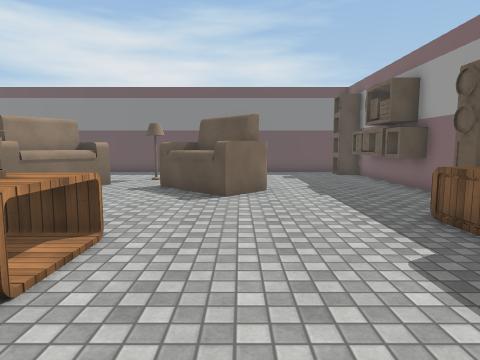
View 1 (above)

24 first-person views from a walk through a Unity game level. The camera is 1.4 m above the floor, tilts 6° down and sees 75° across. The floor is counted in squares, 1 m on a side. Each view is taken from the middle of a square. On the plan, view 1 faces up. The plan holds only what a view shows up to about 14 squares ahead; the rest is blank. The place goes on beyond the plan. The player character is not drawn. Some animated figures are not drawn. Some surface patterns are stand-ins.

View 2
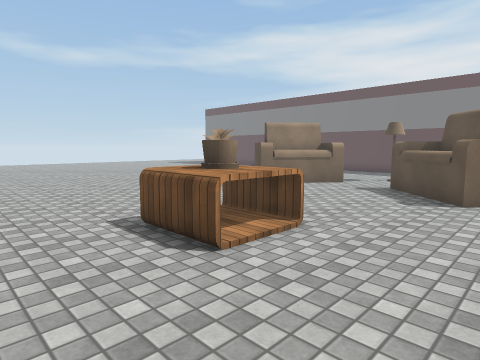

View 3
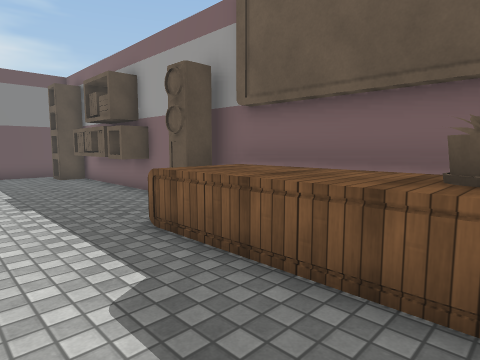

View 4
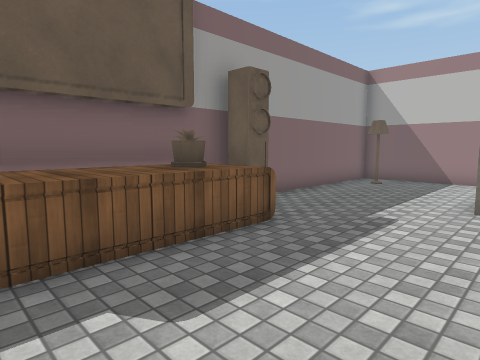

View 5
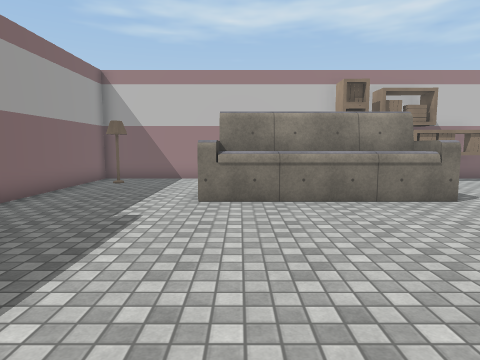

View 6
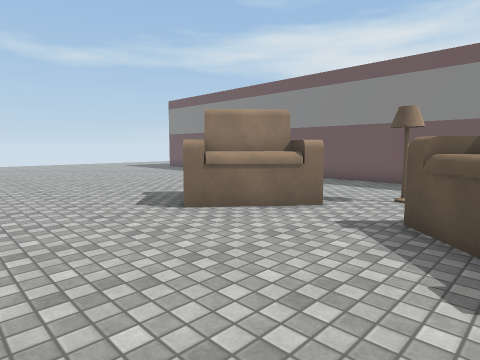

View 7
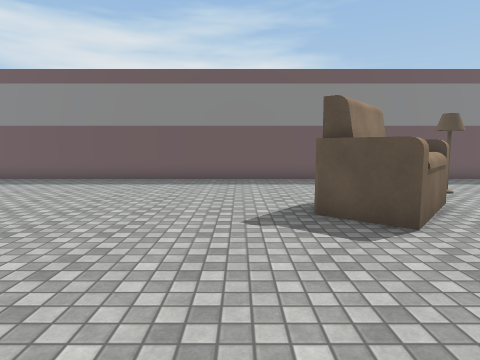

View 8
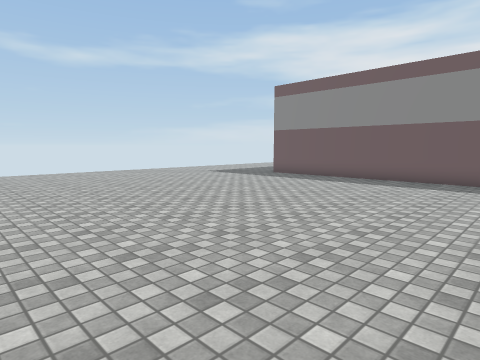

View 9
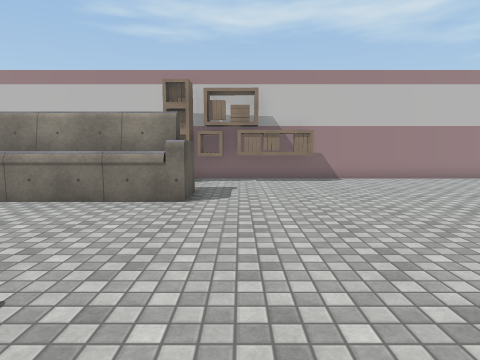

View 10
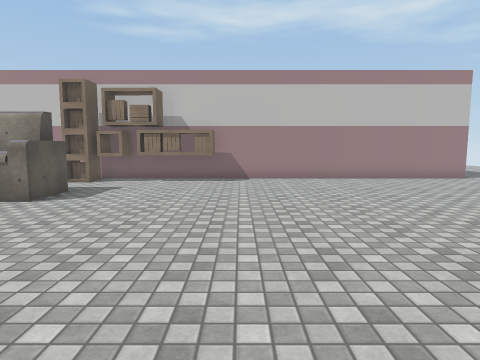

View 11
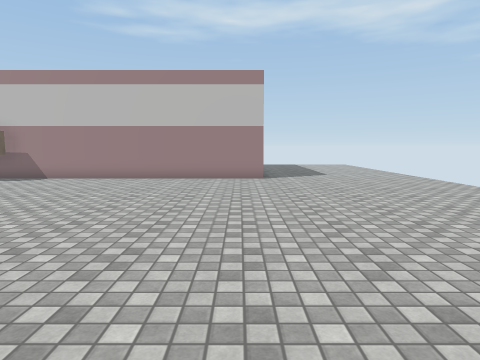

View 12
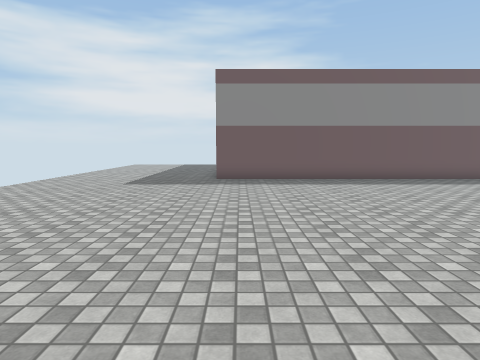

View 13
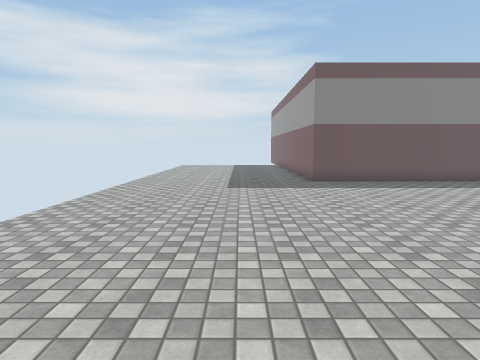

View 14
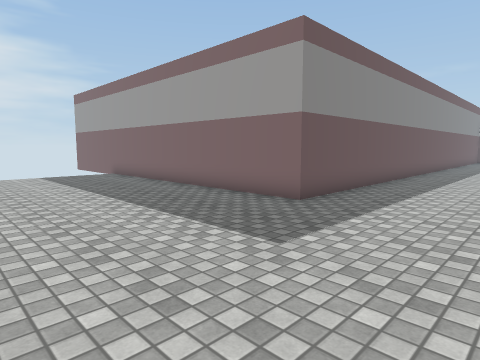

View 15
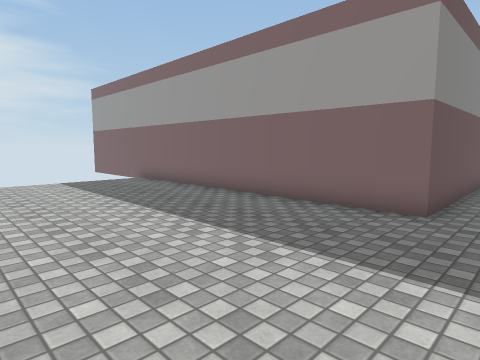

View 16
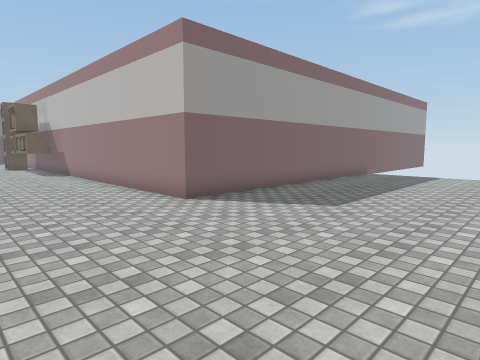

View 17
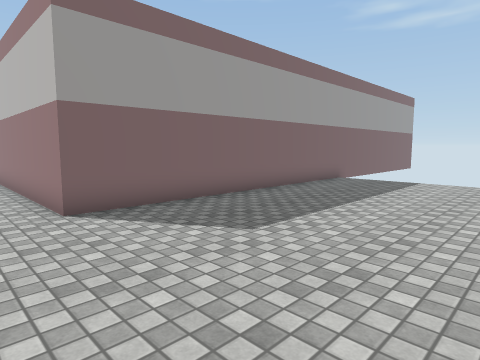

View 18
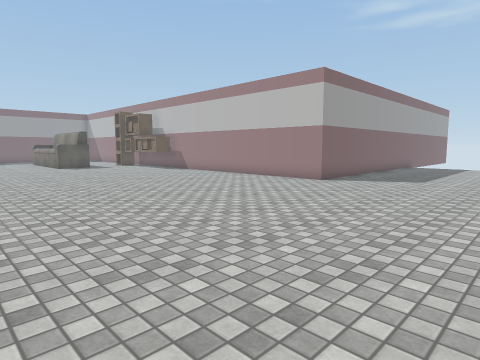

View 19
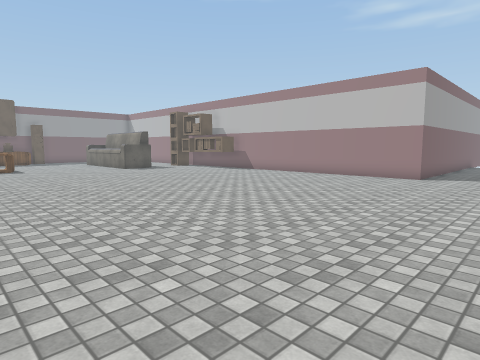

View 20
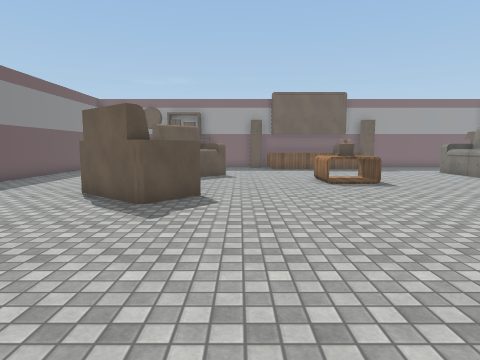

View 21
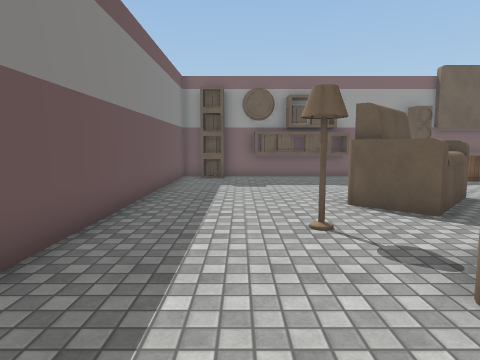

View 22
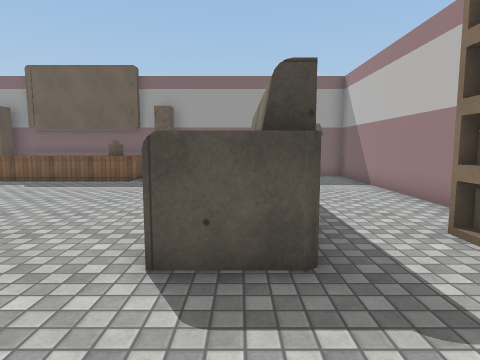

View 23
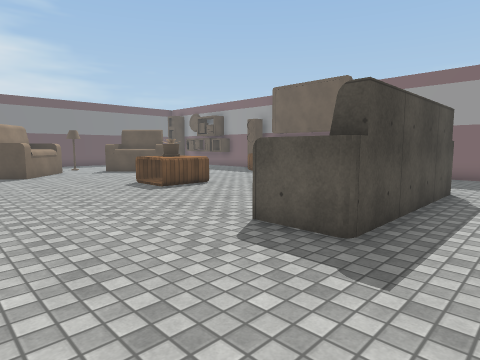

View 24
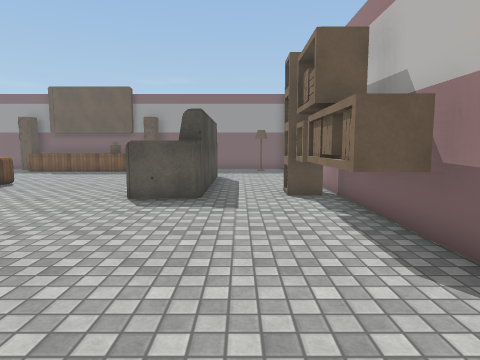

### Floor plan
Points are (right, up) in squares from view 1. A wall is a line through its corners. A room is listed if a view was taken in it or the views show most of it. See-through windows are left out.
Room 1 (views 1, 2, 3, 4, 5, 6, 7, 8, 9, 10, 11, 12, 13, 14, 15, 16, 17, 18, 19, 20, 21, 22, 23, 24)
walls: (-5.2, 11.3) (-6.2, 12.2) (-7.7, 10.3) (-8.3, 10.9); (-4.8, 11.8) (-7, 9.1) (-8.5, 10.4) (-6.5, 12.9); (-5.1, -2.9) (-5.1, -4.2) (0.6, -4.2) (0.6, -3.1); (-5, -4.9) (-5, -4.2); (-0.7, 9) (-0.4, 9.4); (-9.9, -8.5) (-9.9, -7.5) (-6.8, -7.6); (-1.5, 11.6) (-2.5, 10.7); (-6.3, -7.6) (-5.2, -7.6); (-5, -7.4) (-3.9, -7.4); (-4.8, -7.6) (-4.2, -7.6); (0.6, 10.5) (0.2, 10) (-1.5, 11.6) (-1, 12.2); (0.9, 10.1) (-0.4, 8.7) (-2.8, 11) (-1.5, 12.3); (-4.1, -8) (-4.1, -7.3); (0.9, -4.9) (-5.6, -4.9) (-5.6, -2.9) (1.1, -2.9); (5.6, 6.5) (5, 6.5) (5, 7.2); (5, -1) (5, -0.2) (5.6, -0.2); (5.1, 11.2) (5.1, 14.4); (6, 8.8) (6, 15.7) (5, 15.7) (5, 16.7); (6, 10.1) (5.1, 10.1) (5.1, 11.1); (6, -0.6) (6, 7); (5, 17.7) (-21, 17.7) (-21, 29); (-21, -20) (-21, -8.9) (6, -8.9) (6, -2.1)
objects: other object (-4, 3); other object (-4, 3) to (-3, 4); other object (-4, 3) to (-2, 5); lamp (-4, 14); other object (4, 0) to (5, 6); lamp (5, -7); other object (5, 1) to (5, 2)

Where each view was taken, in squares from view 1:
view 1: 0 up, 0 right, facing up
view 2: 0 up, 1 right, facing up-left
view 3: 1 up, 1 right, facing up-right
view 4: 5 up, 0 right, facing down-right
view 5: 5 up, 0 right, facing down
view 6: 5 up, 1 left, facing up-left
view 7: 4 up, 10 left, facing up
view 8: 4 up, 10 left, facing up-left
view 9: 5 up, 7 left, facing down
view 10: 5 up, 11 left, facing down
view 11: 5 up, 20 left, facing down
view 12: 4 up, 20 left, facing up
view 13: 5 up, 24 left, facing up
view 14: 13 up, 28 left, facing up-right
view 15: 16 up, 28 left, facing up-right
view 16: 4 down, 28 left, facing down-right
view 17: 7 down, 28 left, facing down-right
view 18: 3 up, 28 left, facing down-right
view 19: 6 up, 25 left, facing down-right
view 20: 8 up, 16 left, facing right
view 21: 15 up, 9 left, facing right
view 22: 4 down, 9 left, facing right
view 23: 7 down, 10 left, facing up-right
view 24: 6 down, 14 left, facing right
